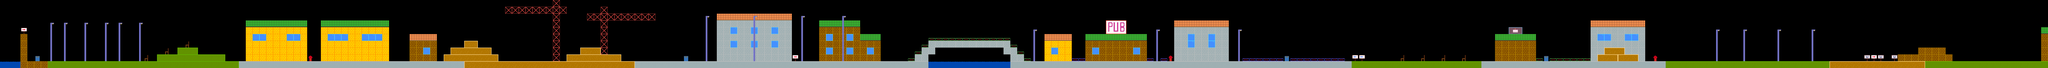

A level layout from a 2D game, rendered from its tile map. Below: a short description, then the map file with tile-grid data replaced by summaries:
An orthogonal 300x10 tile map with 32x32 px tiles, 3 tile layers (bg, platform, fg) and 49 objects.

<map version="1.0" orientation="orthogonal" width="300" height="10" tilewidth="32" tileheight="32">
 <tileset firstgid="1" name="tile" tilewidth="32" tileheight="32">
  <image source="../images/tile.png" width="384" height="128" />
 </tileset>
 <layer name="bg" width="300" height="10">
  <properties>
   <property name="tileset" value="tile" />
  </properties>
  <data>[3000 cells, 563 non-empty, 25 distinct tile ids]</data>
 </layer>
 <layer name="platform" width="300" height="10">
  <properties>
   <property name="tileset" value="tile" />
  </properties>
  <data>[3000 cells, 375 non-empty, 14 distinct tile ids]</data>
 </layer>
 <objectgroup name="door" width="300" height="10">
  <object x="1248" y="192" width="32" height="32">
   <properties>
    <property name="curse" value="3" />
   </properties>
  </object>
  <object x="5184" y="192" width="32" height="32">
   <properties>
    <property name="curse" value="2" />
   </properties>
  </object>
  <object x="7072" y="192" width="32" height="32">
   <properties>
    <property name="curse" value="4" />
   </properties>
  </object>
 </objectgroup>
 <objectgroup name="player_start" width="300" height="10">
  <object x="3456" y="192" width="32" height="32" />
 </objectgroup>
 <objectgroup name="enemy" width="300" height="10">
  <object x="672" y="224">
   <properties>
    <property name="level" value="1" />
   </properties>
  </object>
  <object x="608" y="224">
   <properties>
    <property name="level" value="1" />
   </properties>
  </object>
  <object x="512" y="224">
   <properties>
    <property name="level" value="1" />
   </properties>
  </object>
  <object x="9472" y="192" width="32" height="32">
   <properties>
    <property name="level" value="4" />
   </properties>
  </object>
  <object x="2432" y="224">
   <properties>
    <property name="level" value="2" />
   </properties>
  </object>
  <object x="2528" y="224">
   <properties>
    <property name="level" value="2" />
   </properties>
  </object>
  <object x="2656" y="192">
   <properties>
    <property name="level" value="2" />
   </properties>
  </object>
  <object x="2272" y="128">
   <properties>
    <property name="level" value="2" />
   </properties>
  </object>
  <object x="2080" y="160">
   <properties>
    <property name="level" value="2" />
   </properties>
  </object>
  <object x="2336" y="160">
   <properties>
    <property name="level" value="2" />
   </properties>
  </object>
  <object x="5280" y="192">
   <properties>
    <property name="level" value="1" />
   </properties>
  </object>
  <object x="5376" y="192">
   <properties>
    <property name="level" value="1" />
   </properties>
  </object>
  <object x="5472" y="192">
   <properties>
    <property name="level" value="1" />
   </properties>
  </object>
  <object x="5536" y="192">
   <properties>
    <property name="level" value="1" />
   </properties>
  </object>
  <object x="4704" y="128">
   <properties>
    <property name="level" value="1" />
   </properties>
  </object>
  <object x="5632" y="192">
   <properties>
    <property name="level" value="1" />
   </properties>
  </object>
  <object x="5728" y="192">
   <properties>
    <property name="level" value="1" />
   </properties>
  </object>
  <object x="5856" y="224">
   <properties>
    <property name="level" value="1" />
   </properties>
  </object>
  <object x="6016" y="224">
   <properties>
    <property name="level" value="1" />
   </properties>
  </object>
  <object x="6656" y="224">
   <properties>
    <property name="level" value="3" />
   </properties>
  </object>
  <object x="6752" y="224">
   <properties>
    <property name="level" value="3" />
   </properties>
  </object>
  <object x="6816" y="224">
   <properties>
    <property name="level" value="3" />
   </properties>
  </object>
  <object x="6880" y="224">
   <properties>
    <property name="level" value="3" />
   </properties>
  </object>
  <object x="6944" y="224">
   <properties>
    <property name="level" value="3" />
   </properties>
  </object>
  <object x="6592" y="224">
   <properties>
    <property name="level" value="3" />
   </properties>
  </object>
  <object x="7296" y="224">
   <properties>
    <property name="level" value="3" />
   </properties>
  </object>
  <object x="7392" y="224">
   <properties>
    <property name="level" value="3" />
   </properties>
  </object>
  <object x="8224" y="224">
   <properties>
    <property name="level" value="3" />
   </properties>
  </object>
  <object x="8416" y="224">
   <properties>
    <property name="level" value="3" />
   </properties>
  </object>
  <object x="8000" y="224">
   <properties>
    <property name="level" value="1" />
   </properties>
  </object>
  <object x="8096" y="224">
   <properties>
    <property name="level" value="3" />
   </properties>
  </object>
  <object x="8576" y="224">
   <properties>
    <property name="level" value="2" />
   </properties>
  </object>
  <object x="8224" y="224" />
  <object x="8224" y="224">
   <properties>
    <property name="level" value="2" />
   </properties>
  </object>
  <object x="4416" y="128">
   <properties>
    <property name="level" value="1" />
   </properties>
  </object>
  <object x="4192" y="224">
   <properties>
    <property name="level" value="1" />
   </properties>
  </object>
  <object x="3936" y="224">
   <properties>
    <property name="level" value="1" />
   </properties>
  </object>
  <object x="4064" y="224">
   <properties>
    <property name="level" value="1" />
   </properties>
  </object>
  <object x="5024" y="224">
   <properties>
    <property name="level" value="1" />
   </properties>
  </object>
  <object x="3808" y="224">
   <properties>
    <property name="level" value="1" />
   </properties>
  </object>
  <object x="416" y="224">
   <properties>
    <property name="level" value="1" />
   </properties>
  </object>
  <object x="320" y="224">
   <properties>
    <property name="level" value="1" />
   </properties>
  </object>
  <object x="384" y="224">
   <properties>
    <property name="level" value="2" />
   </properties>
  </object>
  <object x="480" y="224">
   <properties>
    <property name="level" value="2" />
   </properties>
  </object>
  <object x="192" y="224">
   <properties>
    <property name="level" value="3" />
   </properties>
  </object>
 </objectgroup>
 <layer name="fg" width="300" height="10">
  <properties>
   <property name="tileset" value="tile" />
  </properties>
  <data>[3000 cells, 84 non-empty, 8 distinct tile ids]</data>
 </layer>
</map>